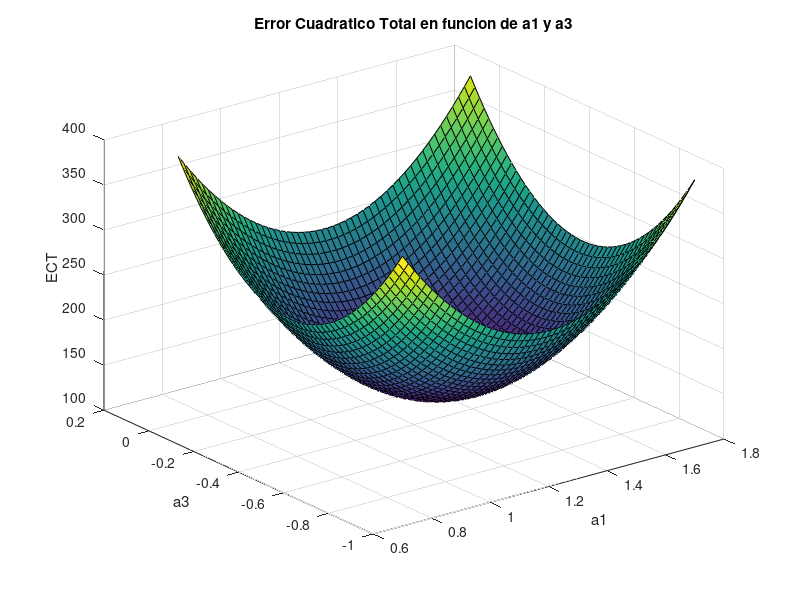

Write the MATLAB code that produced this figure.
t = linspace(-1, 1, 1000);
y_t = -1*(t<0) + 1*(t>=0);

# Funciones de Legendre (phi)
phi0 = ones(1,length(t)) / sqrt(2);
phi1 = sqrt(3/2) * t;
phi2 = sqrt(5/2) * (3/2*t.^2 - 1/2);
phi3 = sqrt(7/2) * (5/2*t.^3 - 3/2*t);

# Coeficientes (alpha) - dados por el PDF
a0 = 0;
a1 = sqrt(3/2);
a2 = 0;
a3 = -sqrt(7/32);

# Aproximacion
y_aprox = a0*phi0 + a1*phi1 + a2*phi2 + a3*phi3;

# 3.1 - ECT con coeficientes del ejemplo
ECT = sum((y_t - y_aprox).^2);
fprintf('3.1 - ECT con coeficientes del ejemplo: %f\n', ECT);

# 3.2 - Variacion de coeficientes en 3D
A1 = linspace(a1-0.5, a1+0.5, 50);  # menos puntos para que sea mas rapido
A3 = linspace(a3-0.5, a3+0.5, 50);

ECT_matrix = zeros(length(A1), length(A3));
for i = 1:length(A1)
  for j = 1:length(A3)
    y_var = A1(i)*phi1 + A3(j)*phi3;
    ECT_matrix(i,j) = sum((y_t - y_var).^2);
  end
end

figure(2);
surf(A1, A3, ECT_matrix');
xlabel('a1'); ylabel('a3'); zlabel('ECT');
title('Error Cuadratico Total en funcion de a1 y a3');

# 3.3 - Con más coeficientes a, para comprobar como se reduce el error

phi4 = sqrt(9/2) * (35/8*t.^4 - 30/8*t.^2 + 3/8);
phi5 = sqrt(11/2) * (63/8*t.^5 - 70/8*t.^3 + 15/8*t);

a4 = 0;
a5 = (1/8)*sqrt(11/2);


# Con 6 coeficientes
y_aprox_4 = y_aprox;  # ya tiene los primeros 4 coeficientes
y_aprox_6 = y_aprox_4 + a4*phi4 + a5*phi5;
ECT_6 = sum((y_t - y_aprox_6).^2);

fprintf('3.3 - ECT con 6 coeficientes: %f\n', ECT_6);
fprintf('3.3 - ECT con 4 coeficientes: %f\n', ECT);
